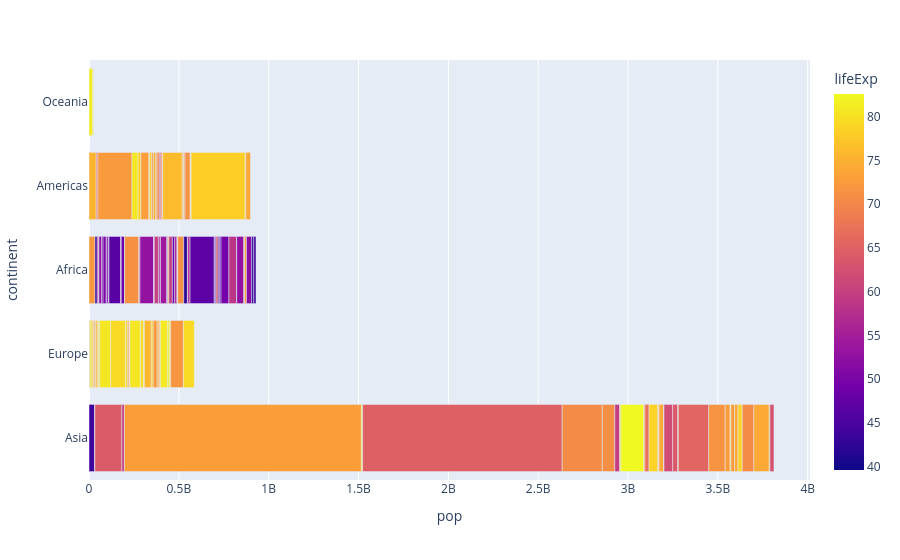

Notebook code for this chart:
### Markdown cell above
### Bar chart and stacked bar chart 
https://en.wikipedia.org/wiki/Bar_chart

### Code cell
# stacked bar chart
px.bar(
    df, 
    x="pop", 
    y="continent", 
    color="lifeExp", 
    hover_name="country"
)

### Figure 1 — Plotly figure (JSON) as saved in the notebook; plotly's stock layout.template omitted (floating-point values rounded to 4 significant figures; data arrays with more than 128 entries replaced by an {"elided": "..."} marker saying what was removed)
{"data": [{"hovertemplate": "<b>%{hovertext}</b><br><br>pop=%{x}<br>continent=%{y}<br>lifeExp=%{marker.color}<extra></extra>", "hovertext": {"elided": "142 str values"}, "legendgroup": "", "marker": {"color": {"elided": "142 float values"}, "coloraxis": "coloraxis", "pattern": {"shape": ""}}, "name": "", "orientation": "h", "showlegend": false, "textposition": "auto", "type": "bar", "x": {"elided": "142 int values"}, "xaxis": "x", "y": {"elided": "142 str values"}, "yaxis": "y"}], "layout": {"barmode": "relative", "coloraxis": {"colorbar": {"title": {"text": "lifeExp"}}, "colorscale": [[0, "#0d0887"], [0.1111, "#46039f"], [0.2222, "#7201a8"], [0.3333, "#9c179e"], [0.4444, "#bd3786"], [0.5556, "#d8576b"], [0.6667, "#ed7953"], [0.7778, "#fb9f3a"], [0.8889, "#fdca26"], [1, "#f0f921"]]}, "legend": {"tracegroupgap": 0}, "margin": {"t": 60}, "xaxis": {"anchor": "y", "domain": [0, 1], "title": {"text": "pop"}}, "yaxis": {"anchor": "x", "domain": [0, 1], "title": {"text": "continent"}}}}
